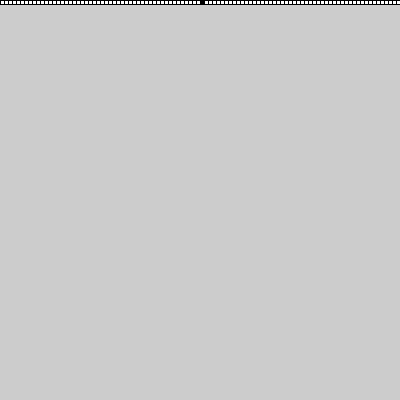
Frame 1 (no input)
Frame 60 (the mouse pressed at the canvas centre just before this capture): identical to frame 1, image omitted
Frame 120 (the mouse held since frame 60 and released just before this capture): identical to frame 1, image omitted

The Processing sketch that drew this single still picture (run headless with seeded random() and noise(); from frame 60 on, the mouse is pressed at the canvas centre):

// Processing sketch: CellularAutomata
// ── CellularAutomata.pde
IntList list = new IntList();
int y = 0;
void setup(){
   int numSquares = 100;
   for (int i =0; i < numSquares; i++){
      list.append(0); 
   }
   //set the middle spot to 1
   list.set(numSquares / 2 , 1);
   size(400, 400);
   drawSquares(list, 0);
}

void drawSquares(IntList list, int y){
   int size = width / list.size();
   int x = 0;
   for (int i =0; i < list.size(); i++){
     if (list.get(i) == 1){
        fill(0); 
     } else {
        fill(255); 
     }
     rect(x, y, size, size);
     x = x + size;
   }
  //x + size
  //rect(x, y, size, size);
}

void draw(){
  
}

void keyPressed(){
  int size = width / list.size();
  y += size;
  list = predictTheFuture(list);
  drawSquares(list, y);
}

IntList predictTheFuture(IntList original){
    IntList futureList = new IntList();
    for (int i = 0; i < original.size(); i++){
        int me = original.get(i);
        int leftIndex = i - 1;
        if (i == 0){
           leftIndex = original.size() - 1; 
        }
        int left = original.get(leftIndex);
        int rightIndex = i + 1;
        if (rightIndex == original.size()){
            rightIndex = 0;
        }
        int right = original.get(rightIndex);
        
        int result = aliveOrDead(left, me, right);
        futureList.append(result);
    }
    return futureList;
}

int aliveOrDead(int left, int me, int right){
    if (left ==1 && me == 1 && right == 1){
       return 0; 
    } 
    if (left ==0 && me == 1 && right == 1){
       return 1; 
    } 
    if (left ==1 && me == 0 && right == 1){
       return 1; 
    } 
    if (left ==0 && me == 0 && right == 1){
       return 0; 
    } 
    if (left ==1 && me == 1 && right == 0){
       return 1; 
    } 
    if (left ==0 && me == 1 && right == 0){
       return 1; 
    } 
    if (left ==1 && me == 0 && right == 0){
       return 1; 
    } 
    if (left ==0 && me == 0 && right == 0){
       return 0; 
    }
    
    return -1000; //should never happen
}
